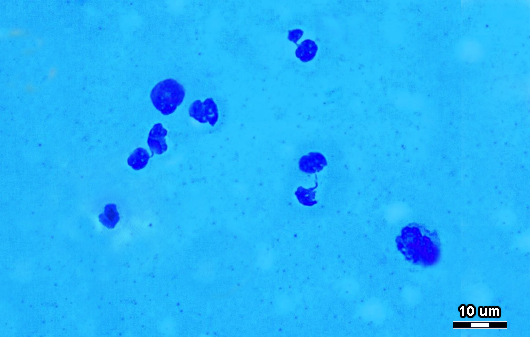
#> input picture somatic_cell.jpg, 530 x 337 px
$ jupyter execute somatic_cell_detection.ipynb   (shell and % lines are left out)   (older library calls are emulated)
#> lines starting #> are read from the running program, lines starting #| are printed output that depends on the picture; after the words box and inside, x2 and y2 are one past the last pixel; in counts of white or black regions, pixels touching at a corner belong together
[cell 1]
import numpy as np
import matplotlib.pyplot as plt
import cv2

[cell 2]
img = cv2.imread('somatic_cell.jpg',0)
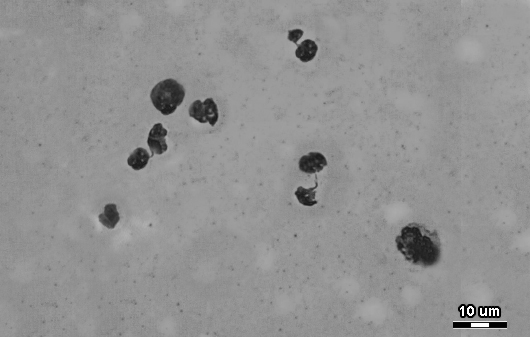
#> img: shape (337, 530); min 0, max 255, mean 145.9
# gray = cv2.cvtColor(img, cv2.COLOR_BGR2GRAY)
# plt.imshow(img)
blur = cv2.GaussianBlur(img,(5,5),0)
ret3,th3 = cv2.threshold(blur,0,255,cv2.THRESH_BINARY+cv2.THRESH_OTSU)
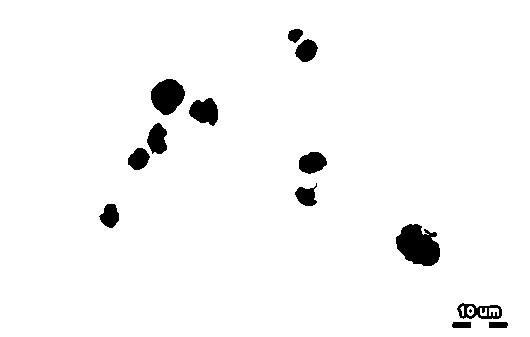
#> th3: shape (337, 530); 96.8% white; 14 black regions (1 under 20 px), largest, box (x1, y1, x2, y2) and area: (396, 224, 440, 266) 1325, (151, 79, 185, 115) 887, (189, 98, 218, 126) 575
#> ret3 = 104

[cell 3]
plt.figure(figsize=(15,5))
images = [blur, 0, th3]
titles = ['Gaussian filtered Image','Histogram',"Otsu's Thresholding"]
plt.subplot(1,3,1),plt.imshow(images[0],'gray')
plt.title(titles[0]), plt.xticks([]), plt.yticks([])
plt.subplot(1,3,2),plt.hist(images[0].ravel(),256)
plt.title(titles[1]), plt.xticks([]), plt.yticks([])
plt.subplot(1,3,3),plt.imshow(images[2],'gray')
plt.title(titles[2]), plt.xticks([]), plt.yticks([])
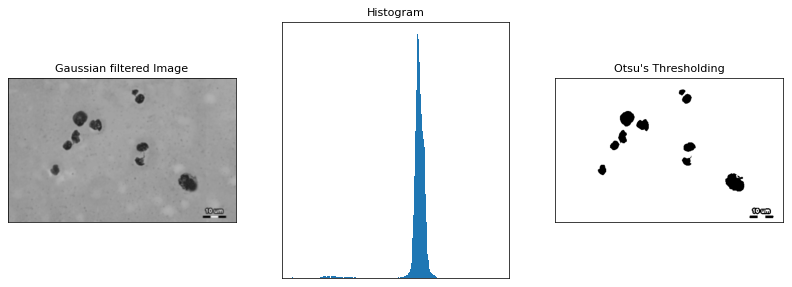
#> figure drawn by matplotlib, 3 panels

[cell 4]
#im = cv2.imread(FILE)
im = cv2.imread('somatic_cell.jpg')
#> im is the input picture: shape (337, 530, 3); mean B, G, R 250.2, 181, 37.1
imgray = cv2.cvtColor(im,cv2.COLOR_BGR2GRAY)
ret,thresh = cv2.threshold(img,0,255,cv2.THRESH_BINARY+cv2.THRESH_OTSU)
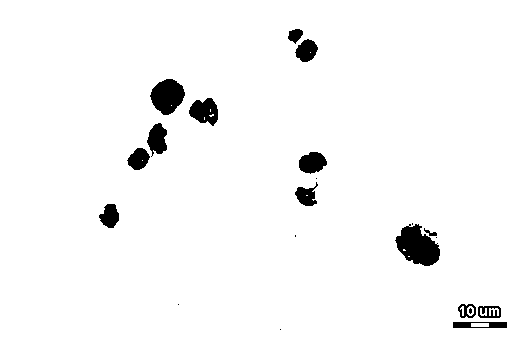
#> thresh: shape (337, 530); 96.8% white; 21 black regions (7 under 20 px)
#> ret = 99
image, contours, hierarchy = cv2.findContours(thresh,cv2.RETR_TREE,cv2.CHAIN_APPROX_SIMPLE)
#> contours = 39 contours, 20 with area under 20; largest, box (x1, y1, x2, y2) and area: (0, 0, 530, 337) 177744, (394, 223, 441, 267) 1280, (149, 78, 186, 116) 929, (188, 97, 219, 127) 608, (146, 122, 168, 157) 494
img = cv2.drawContours(img, contours, -1, (255,255,255), 3)
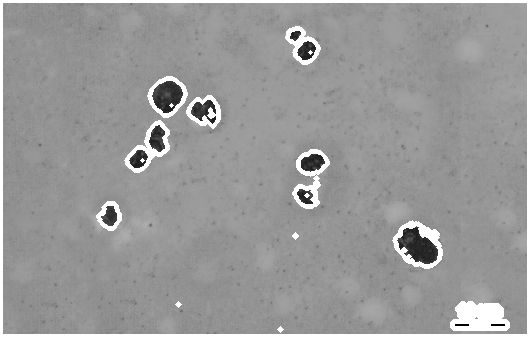
#> img: shape (337, 530); 5.97% of pixels changed, all inside (x1, y1, x2, y2) = (0, 0, 530, 337)
plt.figure(figsize=(10,10))
plt.subplot(1,2,1),plt.title('Original Image'),plt.imshow(im)#,'red')
plt.subplot(1,2,2),plt.title('OpenCV.findContours'),plt.imshow(img,'gray')#,'red')

print('number of cells detected: ',len(contours))
#| number of cells detected:  39
#> figure, not shown here; B, G, R data is drawn as R, G, B

[cell 5]
print('number of cells detected: ',len(contours))
#| number of cells detected:  39
